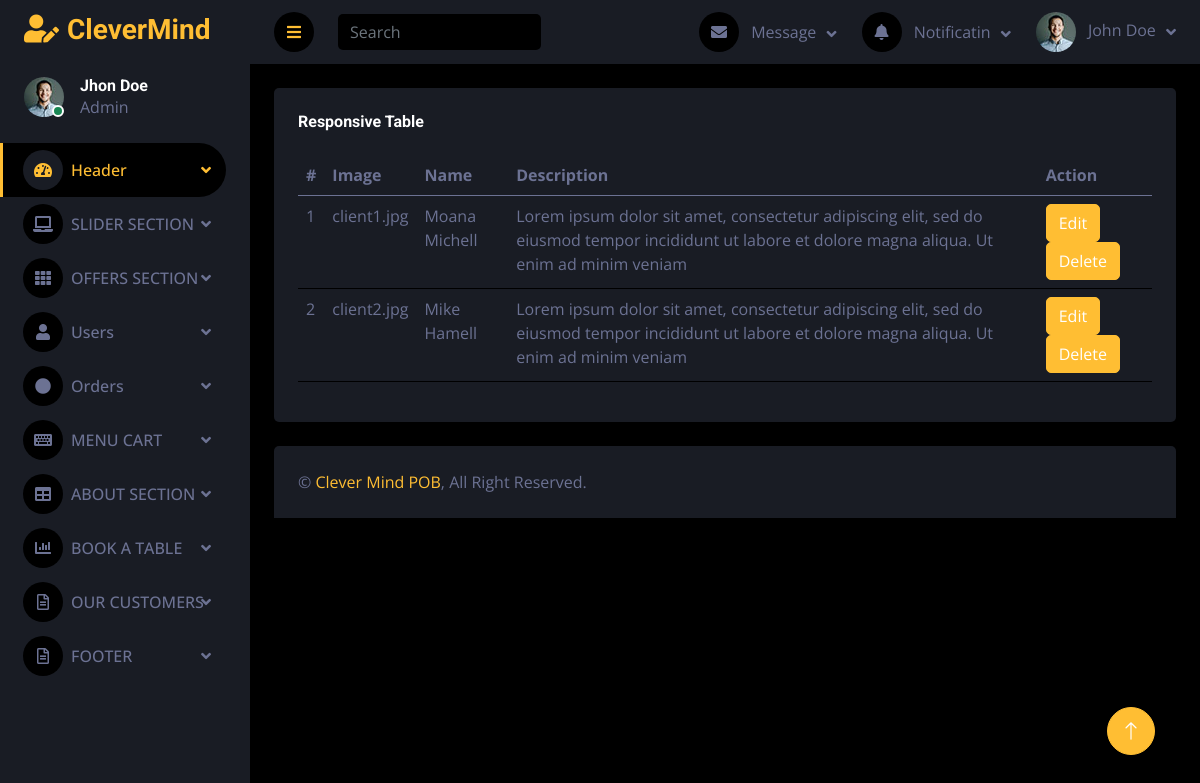
The page /darkpan-1.0.0/view_all_cusSay.php on the database its author committed.
### tables this page shows
CREATE TABLE `says_our_customers` (
  `id` int(100) NOT NULL,
  `image` varchar(250) NOT NULL,
  `name` varchar(250) NOT NULL,
  `description` varchar(250) NOT NULL
);

### darkpan-1.0.0/view_all_cusSay.php (the view, shortened to what this page needs)
<?php
require_once("conn.php");
?>
<!DOCTYPE html>
<html lang="en">
<head>
    <link href="https://cdnjs.cloudflare.com/ajax/libs/font-awesome/5.10.0/css/all.min.css" rel="stylesheet">
    <link href="https://cdn.jsdelivr.net/npm/bootstrap-icons@1.4.1/font/bootstrap-icons.css" rel="stylesheet">
    <link href="lib/owlcarousel/assets/owl.carousel.min.css" rel="stylesheet">
    <link href="lib/tempusdominus/css/tempusdominus-bootstrap-4.min.css" rel="stylesheet" />
    <link href="css/bootstrap.min.css" rel="stylesheet">
    <link href="css/style.css" rel="stylesheet">
</head>
<body>
    <div class="container-fluid position-relative d-flex p-0">
        <div class="sidebar pe-4 pb-3">
            <nav class="navbar bg-secondary navbar-dark">
                <a href="index.html" class="navbar-brand mx-4 mb-3">
                    <h3 class="text-primary"><i class="fa fa-user-edit me-2"></i>CleverMind</h3>
                </a>
                <div class="d-flex align-items-center ms-4 mb-4">
                    <div class="position-relative">
                        <img class="rounded-circle" src="img/user.jpg" alt="" style="width: 40px; height: 40px;">
                        <div class="bg-success rounded-circle border border-2 border-white position-absolute end-0 bottom-0 p-1"></div>
                    </div>
                    <div class="ms-3">
                        <h6 class="mb-0">Jhon Doe</h6>
                        <span>Admin</span>
                    </div>
                </div>
                <div class="navbar-nav w-100">
                <div class="nav-item dropdown">
                    <a href="index.html" class="nav-link dropdown-toggle active" data-bs-toggle="dropdown"><i class="fa fa-tachometer-alt me-2"></i>Header</a>
                </div>
                <div class="nav-item dropdown">
                    <a href="#" class="nav-link dropdown-toggle" data-bs-toggle="dropdown"><i class="fa fa-laptop me-2"></i>SLIDER SECTION</a>
                </div>
                <div class="nav-item dropdown">
                    <a href="widget.html" class="nav-link dropdown-toggle " data-bs-toggle="dropdown"><i class="fa fa-th me-2"></i>OFFERS SECTION</a>
                </div>
                <div class="nav-item dropdown">
                    <a href="widget.html" class="nav-link dropdown-toggle " data-bs-toggle="dropdown"><i class="fa fa-user me-2"></i>Users</a>
                </div>
                <div class="nav-item dropdown">
                    <a href="widget.html" class="nav-link dropdown-toggle " data-bs-toggle="dropdown"><i class="fa fa-circle me-2"></i>Orders</a>
                </div>
                <div class="nav-item dropdown">
                    <a href="form.html" class="nav-link dropdown-toggle " data-bs-toggle="dropdown"><i class="fa fa-keyboard me-2"></i>MENU CART</a>
                </div>
                <div class="nav-item dropdown">
                    <a href="table.html" class="nav-link dropdown-toggle " data-bs-toggle="dropdown"><i class="fa fa-table me-2"></i>ABOUT SECTION</a>
                </div>
                <div class="nav-item dropdown">
                    <a href="chart.html" class="nav-link dropdown-toggle " data-bs-toggle="dropdown"><i class="fa fa-chart-bar me-2"></i>BOOK A TABLE</a>
                </div>
                <div class="nav-item dropdown">
                    <a href="#" class="nav-link dropdown-toggle" data-bs-toggle="dropdown"><i class="far fa-file-alt me-2"></i>OUR CUSTOMERS</a>
                </div>
                <div class="nav-item dropdown">
                    <a href="#" class="nav-link dropdown-toggle" data-bs-toggle="dropdown"><i class="far fa-file-alt me-2"></i>FOOTER</a>
                </div>
            </div>
            </nav>
        </div>
        <div class="content">
            <nav class="navbar navbar-expand bg-secondary navbar-dark sticky-top px-4 py-0">
                <a href="#" class="sidebar-toggler flex-shrink-0">
                    <i class="fa fa-bars"></i>
                </a>
                <form class="d-none d-md-flex ms-4">
                    <input class="form-control bg-dark border-0" type="search" placeholder="Search">
                </form>
                <div class="navbar-nav align-items-center ms-auto">
                    <div class="nav-item dropdown">
                        <a href="#" class="nav-link dropdown-toggle" data-bs-toggle="dropdown">
                            <i class="fa fa-envelope me-lg-2"></i>
                            <span class="d-none d-lg-inline-flex">Message</span>
                        </a>
                    </div>
                    <div class="nav-item dropdown">
                        <a href="#" class="nav-link dropdown-toggle" data-bs-toggle="dropdown">
                            <i class="fa fa-bell me-lg-2"></i>
                            <span class="d-none d-lg-inline-flex">Notificatin</span>
                        </a>
                    </div>
                    <div class="nav-item dropdown">
                        <a href="#" class="nav-link dropdown-toggle" data-bs-toggle="dropdown">
                            <img class="rounded-circle me-lg-2" src="img/user.jpg" alt="" style="width: 40px; height: 40px;">
                            <span class="d-none d-lg-inline-flex">John Doe</span>
                        </a>
                    </div>
                </div>
            </nav>
            <div class="container-fluid pt-4 px-4">
                <div class="row g-4">
                    <div class="col-12">
                        <div class="bg-secondary rounded h-100 p-4">
                            <h6 class="mb-4">Responsive Table</h6>
                            <div class="table-responsive">
                                <table class="table">
                                    <thead>
                                       <tr>
                                          <th>#</th>
                                          <th>Image</th>
                                          <th>Name</th>
                                          <th>Description</th>
                                          <th>Action</th>
                                       </tr>
                                    </thead>
                                    <tbody>
                                    <?php
                                       $sql = "SELECT * FROM   says_our_customers ";
                                       $result = mysqli_query($conn, $sql);
                                       $countRow = mysqli_num_rows($result);
                                       if ($countRow > 0) {
                                          $i = 1;
                                          while ($row = mysqli_fetch_assoc($result)) {
                                             echo "
                                             <tr>
                                             <td>{$i}</td>
                                             <td>{$row['image']}</td>
                                             <td>{$row['name']}</td>
                                             <td>{$row['description']}</td>
                                             <td>
                                             <a href='add_new_cusSay.php?edit={$row['id']}'>
                                             <button data-toggle='tooltip' title='Edit' class='btn btn-primary mr-2'>
                                             Edit
                                             </button>
                                             </a>
                                             <a href='view_all_cusSay.php?delete={$row['id']}'>
                                             <button data-toggle='tooltip' title='Trash' class='btn btn-primary mr-2'>
                                             Delete
                                             </button>
                                             </a>
                                             </td>
                                             </tr>
                                             ";
                                             $i++;
                                          }
                                       }
                                       ?>
                                    </tbody>
                                </table>
                            </div>
                        </div>
                    </div>
                </div>
            </div>
            <div class="container-fluid pt-4 px-4">
                <div class="bg-secondary rounded-top p-4">
                    <div class="row">
                        <div class="col-12 col-sm-6 text-center text-sm-start">
                            &copy; <a href="#">Clever Mind POB</a>, All Right Reserved.
                        </div>
                    </div>
                </div>
            </div>
        </div>
        <a href="#" class="btn btn-lg btn-primary btn-lg-square back-to-top"><i class="bi bi-arrow-up"></i></a>
    </div>
</body>
</html>

### darkpan-1.0.0/css/style.css (style rules this page uses)
:root { --primary: #ffbe33; --secondary: #191C24; --light: #6C7293; --dark: #000000; }
.back-to-top { position: fixed; display: none; right: 45px; bottom: 45px; z-index: 99; }
.btn { transition: .5s; }
.btn-lg-square { width: 48px; height: 48px; }
.btn-square, .btn-sm-square, .btn-lg-square { padding: 0; display: inline-flex; align-items: center; justify-content: center; font-weight: normal; border-radius: 50px; }
.sidebar { position: fixed; top: 0; left: 0; bottom: 0; width: 250px; height: 100vh; overflow-y: auto; background: var(--secondary); transition: 0.5s; z-index: 999; }
.content { margin-left: 250px; min-height: 100vh; background: var(--dark); transition: 0.5s; }
@media (min-width: 992px) { .sidebar { margin-left: 0; } }
@media (min-width: 992px) { .content { width: calc(100% - 250px); } }
.sidebar .navbar .navbar-nav .nav-link { padding: 7px 20px; color: var(--light); font-weight: 500; border-left: 3px solid var(--secondary); border-radius: 0 30px 30px 0; outline: none; }
.sidebar .navbar .navbar-nav .nav-link:hover, .sidebar .navbar .navbar-nav .nav-link.active { color: var(--primary); background: var(--dark); border-color: var(--primary); }
.sidebar .navbar .navbar-nav .nav-link i { width: 40px; height: 40px; display: inline-flex; align-items: center; justify-content: center; background: var(--dark); border-radius: 40px; }
.sidebar .navbar .navbar-nav .nav-link:hover i, .sidebar .navbar .navbar-nav .nav-link.active i { background: var(--secondary); }
.sidebar .navbar .dropdown-toggle::after { position: absolute; top: 15px; right: 15px; border: none; content: "\f107"; font-family: "Font Awesome 5 Free"; font-weight: 900; transition: .5s; }
.content .navbar .navbar-nav .nav-link { margin-left: 25px; padding: 12px 0; color: var(--light); outline: none; }
.content .navbar .sidebar-toggler, .content .navbar .navbar-nav .nav-link i { width: 40px; height: 40px; display: inline-flex; align-items: center; justify-content: center; background: var(--dark); border-radius: 40px; }
.content .navbar .dropdown-toggle::after { margin-left: 6px; vertical-align: middle; border: none; content: "\f107"; font-family: "Font Awesome 5 Free"; font-weight: 900; transition: .5s; }

### rows shown on the page
says_our_customers: image "client1.jpg", name "Moana Michell", description "Lorem ipsum dolor sit amet, consectetur adipiscing elit, sed do eiusmod tempor incididunt ut labore et dolore magna aliqua. Ut enim ad minim veniam"
says_our_customers: image "client2.jpg", name "Mike Hamell", description "Lorem ipsum dolor sit amet, consectetur adipiscing elit, sed do eiusmod tempor incididunt ut labore et dolore magna aliqua. Ut enim ad minim veniam"
